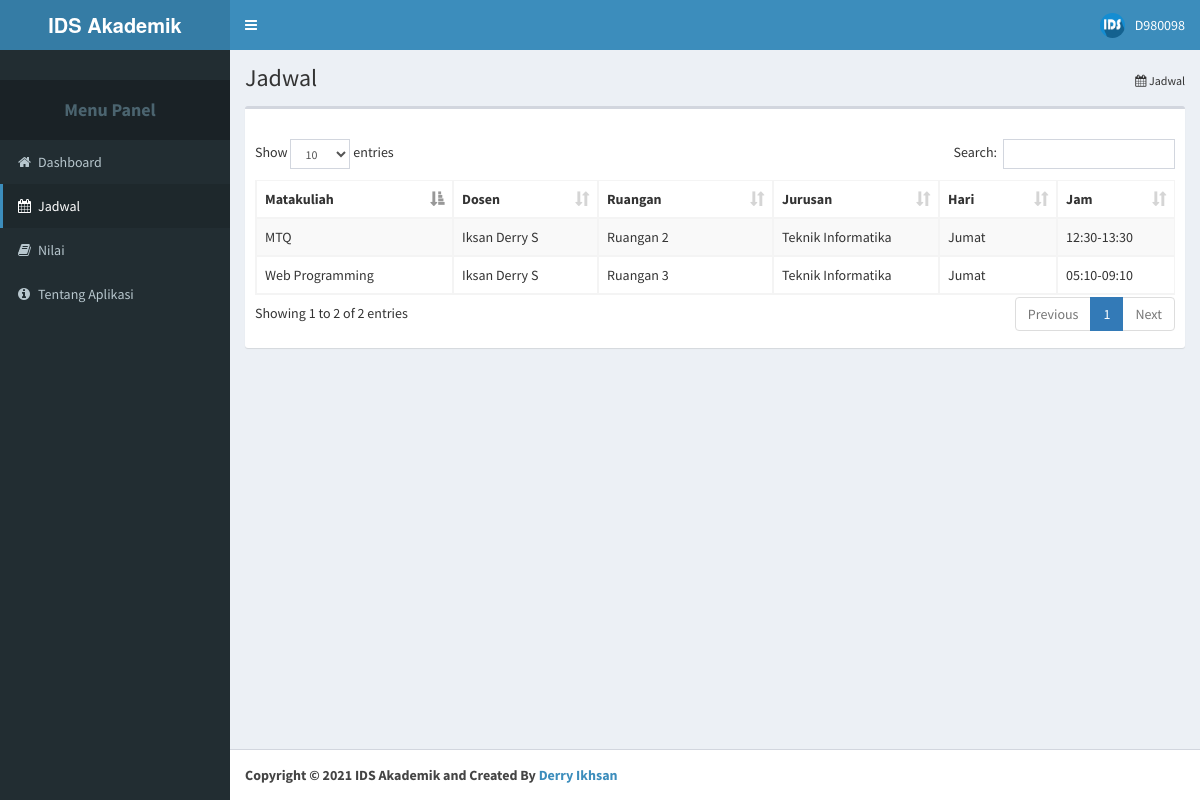
Screenshot of /3/jadwal.php (signed in) with the database file from the repository.
### tables this page shows
CREATE TABLE IF NOT EXISTS `jadwal` (
  `Id_Jadwal` int(11) NOT NULL AUTO_INCREMENT,
  `Kode_Matakuliah_Jadwal` varchar(50) NOT NULL,
  `NIP_Jadwal` varchar(50) NOT NULL,
  `Kode_Ruangan_Jadwal` varchar(50) NOT NULL,
  `Kode_Jurusan_Jadwal` varchar(50) NOT NULL,
  `Hari` varchar(50) NOT NULL,
  `Jam` varchar(11) NOT NULL,
  PRIMARY KEY (`Id_Jadwal`),
  KEY `FK_jadwal_dosen` (`NIP_Jadwal`),
  KEY `FK_jadwal_ruangan` (`Kode_Ruangan_Jadwal`),
  KEY `FK_jadwal_matakuliah` (`Kode_Matakuliah_Jadwal`),
  KEY `FK_jadwal_jurusan` (`Kode_Jurusan_Jadwal`),
  CONSTRAINT `FK_jadwal_dosen` FOREIGN KEY (`NIP_Jadwal`) REFERENCES `dosen` (`NIP`),
  CONSTRAINT `FK_jadwal_jurusan` FOREIGN KEY (`Kode_Jurusan_Jadwal`) REFERENCES `jurusan` (`Kode_Jurusan`),
  CONSTRAINT `FK_jadwal_matakuliah` FOREIGN KEY (`Kode_Matakuliah_Jadwal`) REFERENCES `matakuliah` (`Kode_Matakuliah`),
  CONSTRAINT `FK_jadwal_ruangan` FOREIGN KEY (`Kode_Ruangan_Jadwal`) REFERENCES `ruangan` (`Kode_Ruangan`)
);

CREATE TABLE IF NOT EXISTS `matakuliah` (
  `Kode_Matakuliah` varchar(50) NOT NULL,
  `Nama_Matakuliah` varchar(50) NOT NULL,
  `SKS` int(11) NOT NULL,
  PRIMARY KEY (`Kode_Matakuliah`)
);

CREATE TABLE IF NOT EXISTS `dosen` (
  `NIP` varchar(50) NOT NULL,
  `Nama_Dosen` varchar(50) NOT NULL,
  `Tanggal_Lahir` date NOT NULL,
  `JK` enum('L','P') NOT NULL,
  `No_Telp` varchar(50) NOT NULL,
  `Alamat` varchar(150) NOT NULL,
  PRIMARY KEY (`NIP`)
);

CREATE TABLE IF NOT EXISTS `ruangan` (
  `Kode_Ruangan` varchar(50) NOT NULL,
  `Nama_Ruangan` varchar(50) NOT NULL,
  PRIMARY KEY (`Kode_Ruangan`)
);

CREATE TABLE IF NOT EXISTS `jurusan` (
  `Kode_Jurusan` varchar(50) NOT NULL,
  `Nama_Jurusan` varchar(50) NOT NULL,
  `Kode_Jenjang_Jrs` varchar(50) NOT NULL,
  PRIMARY KEY (`Kode_Jurusan`),
  KEY `FK_jurusan_jenjang` (`Kode_Jenjang_Jrs`),
  CONSTRAINT `FK_jurusan_jenjang` FOREIGN KEY (`Kode_Jenjang_Jrs`) REFERENCES `jenjang` (`Kode_Jenjang`)
);

### 3/jadwal.php (the view, shortened to what this page needs)
<?php
include "../koneksi.php";
?>
<!DOCTYPE html>
<html>
 <head>
	<?php
		include "bundle_css.php";
	?>
  </head>
  <body class="hold-transition skin-blue sidebar-mini">
    <div class="wrapper">
      <?php
        include 'content_header.php';
       ?>
      <aside class="main-sidebar">
        <section class="sidebar">
          <div class="user-panel">
          </div>
          <ul class="sidebar-menu">
              <li class="header"><h4><b><center>Menu Panel</center></b></h4></li>
              <li><a href="index.php"><i class="fa fa-home"></i><span>Dashboard</span></a></li>
					<li class="active"><a href="jadwal.php"><i class="fa fa-calendar"></i><span>Jadwal</span></a></li>
					<li><a href="nilai.php"><i class="fa fa-book"></i><span>Nilai</span></a></li>
					<li><a href="about.php"><i class="fa fa-info-circle"></i><span>Tentang Aplikasi</span></a></li>
          </ul>
        </section>
      </aside>
      <div class="content-wrapper">
        <section class="content-header">
          <h1>
            Jadwal
          </h1>
          <ol class="breadcrumb">
            <li><i class="fa fa-calendar"></i> Jadwal</li>
          </ol>
        </section>
        <section class="content">
          <div class="row">
            <div class="col-xs-12">
              <div class="box">
                <div class="box-header">
                </div>
                <div class="box-body">
				  <table id="data" class="table table-bordered table-striped table-scalable">
						<?php
							include "dt_jadwal.php";
						?>
                  </table>
                </div>
              </div>
            </div>
          </div>
        </section>
    </div>
	<?php
		include	"content_footer.php";
	?>
    </div>
  </body>
</html>

### 3/dt_jadwal.php (shortened to what this page needs)
<thead>
	<tr>
		<th>Matakuliah</th>
		<th>Dosen</th>
		<th>Ruangan</th>
		<th>Jurusan</th>
		<th>Hari</th>
		<th>Jam</th>
	</tr>
</thead>
<tbody>
	<?php
		$querymhs = mysqli_query($konek, "SELECT Kode_Jurusan_Mhs, Kode_Jurusan, Nama_Jurusan FROM mahasiswa INNER JOIN jurusan ON Kode_Jurusan_Mhs=Kode_Jurusan WHERE NIM='$_SESSION[Username]'");
		while ($mhs = mysqli_fetch_array($querymhs)){
			$queryjadwal = mysqli_query ($konek, "SELECT Id_Jadwal, Kode_Matakuliah_Jadwal, NIP_Jadwal, Kode_Ruangan_Jadwal, Hari,
			Jam, Kode_Matakuliah, Nama_Matakuliah, NIP, Nama_Dosen, Kode_Ruangan, Nama_Ruangan, Kode_Jurusan, Nama_Jurusan FROM jadwal
			INNER JOIN matakuliah ON Kode_Matakuliah_Jadwal=Kode_Matakuliah
			INNER JOIN dosen ON NIP_Jadwal=NIP
			INNER JOIN ruangan ON Kode_Ruangan_Jadwal=Kode_Ruangan
			INNER JOIN jurusan ON Kode_Jurusan_Jadwal=Kode_Jurusan WHERE Kode_Jurusan_Jadwal='$mhs[Kode_Jurusan_Mhs]'");
			while ($jadwal = mysqli_fetch_array ($queryjadwal)){
				echo "
					<tr>
						<td>$jadwal[Nama_Matakuliah]</td>
						<td>$jadwal[Nama_Dosen]</td>
						<td>$jadwal[Nama_Ruangan]</td>
						<td>$jadwal[Nama_Jurusan]</td>
						<td>$jadwal[Hari]</td>
						<td>$jadwal[Jam]</td>
					</tr>";
			}
		}
	?>
</tbody>

### rows the page displays
jadwal: Kode_Matakuliah_Jadwal.Nama_Matakuliah "Web Programming", NIP_Jadwal.Nama_Dosen "Iksan Derry S", Kode_Ruangan_Jadwal.Nama_Ruangan "Ruangan 3", Kode_Jurusan_Jadwal.Nama_Jurusan "Teknik Informatika", Hari "Jumat", Jam "05:10-09:10"
jadwal: Kode_Matakuliah_Jadwal.Nama_Matakuliah "MTQ", NIP_Jadwal.Nama_Dosen "Iksan Derry S", Kode_Ruangan_Jadwal.Nama_Ruangan "Ruangan 2", Kode_Jurusan_Jadwal.Nama_Jurusan "Teknik Informatika", Hari "Jumat", Jam "12:30-13:30"

### other values shown
$_SESSION["Username"] "D980098"
